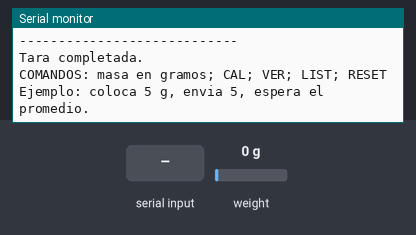
The sketch below on a simulated ESP32. Parts: the last lines printed to the serial monitor. Inputs (shaded band) come from the test bench; at power-on: weight on the scale 0 g.

Above: at 10.2 s.
10.3 s: "CAL\n" received over Serial
At 10.9 s:
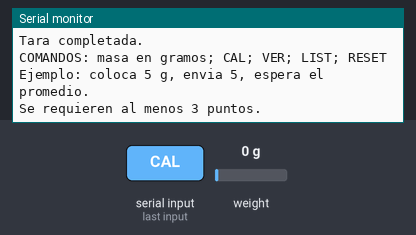
11.8 s: "VER\n" received over Serial
At 13.0 s:
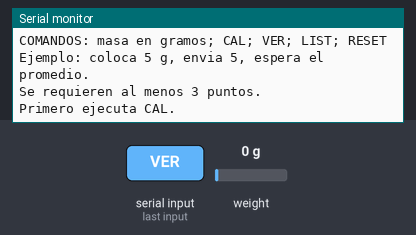
13.3 s: "LIST\n" received over Serial
At 14.4 s:
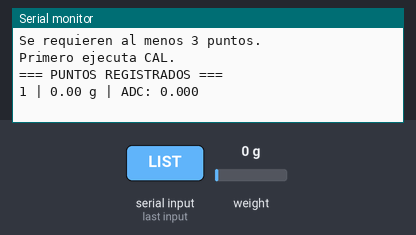
14.8 s: "0\n" received over Serial
At 15.5 s:
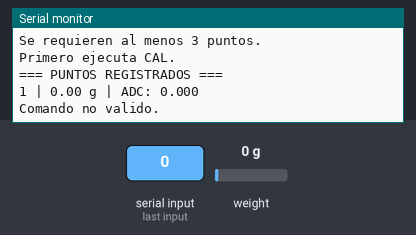

The sketch:

calibracion_multipunto_hx711.ino
```cpp
#include <Arduino.h>
#include <math.h>
#include <stdlib.h>
#include "HX711.h"

// LIGURA | TRL 3 | Calibracion multipunto ESP32 + HX711
// Firmware del procedimiento experimental del 05/11/2026.
// Las lecturas ADC se registran relativas a la tara.

#define HX_DOUT 32
#define HX_SCK  33

HX711 celda;
const int NUM_MUESTRAS = 30;
const int MAX_PUNTOS = 20;

float masas[MAX_PUNTOS];
float lecturas[MAX_PUNTOS];
int numPuntos = 0;
float pendiente = 0;
float intercepto = 0;
float r2 = 0;
bool calibrado = false;
bool disponible = false;

void registrarPunto(float masa) {
  if (numPuntos >= MAX_PUNTOS) {
    Serial.println("ERROR: limite de puntos alcanzado.");
    return;
  }
  if (!celda.wait_ready_timeout(3000)) {
    Serial.println("ERROR: HX711 no disponible.");
    return;
  }
  Serial.println("----------------------------");
  Serial.print("Masa de referencia: ");
  Serial.print(masa, 2);
  Serial.println(" g");
  Serial.print("Tomando ");
  Serial.print(NUM_MUESTRAS);
  Serial.println(" muestras...");
  // La biblioteca de bogde devuelve el promedio del valor corregido por la tara.
  // get_value(n) redondea el promedio a un entero (long).
  float lectura = celda.get_value(NUM_MUESTRAS);
  masas[numPuntos] = masa;
  lecturas[numPuntos] = lectura;
  numPuntos++;
  calibrado = false;
  Serial.print("Lectura ADC promedio: ");
  Serial.println(lectura, 3);
  Serial.print("Punto registrado: ");
  Serial.println(numPuntos);
  Serial.println("----------------------------");
}

void calcularCalibracion() {
  if (numPuntos < 3) {
    Serial.println("Se requieren al menos 3 puntos.");
    return;
  }
  double sx = 0, sy = 0, sxx = 0, sxy = 0;
  for (int i = 0; i < numPuntos; i++) {
    double x = masas[i], y = lecturas[i];
    sx += x;
    sy += y;
    sxx += x*x;
    sxy += x*y;
  }
  double denominador = numPuntos*sxx - sx*sx;
  if (fabs(denominador) < 1e-9) {
    Serial.println("ERROR: masas insuficientemente distintas.");
    return;
  }
  pendiente = (numPuntos*sxy - sx*sy) / denominador;
  intercepto = (sy - pendiente*sx) / numPuntos;
  if (fabs(pendiente) < 1e-6) {
    Serial.println("ERROR: pendiente invalida.");
    return;
  }
  double promedioY = sy / numPuntos;
  double ssTotal = 0, ssError = 0;
  Serial.println("==================================");
  Serial.println("RESULTADOS DE CALIBRACION");
  Serial.println("==================================");
  for (int i = 0; i < numPuntos; i++) {
    double estimada = (lecturas[i] - intercepto) / pendiente;
    double error = estimada - masas[i];
    double yEstimada = intercepto + pendiente*masas[i];
    ssTotal += pow(lecturas[i]-promedioY,2);
    ssError += pow(lecturas[i]-yEstimada,2);
    Serial.print("Real: "); Serial.print(masas[i],2);
    Serial.print(" g | Estimada: "); Serial.print(estimada,3);
    Serial.print(" g | Error: "); Serial.print(error,3);
    Serial.println(" g");
  }
  r2 = ssTotal > 0 ? 1.0 - ssError/ssTotal : 0;
  calibrado = true;
  Serial.print("Pendiente (ADC/g): "); Serial.println(pendiente,6);
  Serial.print("Intercepto (ADC): "); Serial.println(intercepto,6);
  Serial.print("R2: "); Serial.println(r2,6);
  Serial.println("Ecuacion: masa=(ADC-intercepto)/pendiente");
  Serial.println("CALIBRACION FINALIZADA");
}

void verificarMedicion() {
  if (!calibrado) {
    Serial.println("Primero ejecuta CAL.");
    return;
  }
  if (!celda.wait_ready_timeout(3000)) {
    Serial.println("HX711 no responde.");
    return;
  }
  float adc = celda.get_value(NUM_MUESTRAS);
  float masa = (adc - intercepto) / pendiente;
  Serial.println("=== VERIFICACION ===");
  Serial.print("ADC: "); Serial.println(adc,3);
  Serial.print("Masa: "); Serial.print(masa,3); Serial.println(" g");
  Serial.print("Fuerza equivalente: ");
  Serial.print(masa*0.00980665f,5);
  Serial.println(" N");
}

void listarPuntos() {
  Serial.println("=== PUNTOS REGISTRADOS ===");
  for (int i = 0; i < numPuntos; i++) {
    Serial.print(i+1); Serial.print(" | ");
    Serial.print(masas[i],2); Serial.print(" g | ADC: ");
    Serial.println(lecturas[i],3);
  }
}

void reiniciar() {
  if (!celda.wait_ready_timeout(3000)) {
    Serial.println("HX711 no responde.");
    return;
  }
  Serial.println("Retira todas las pesas.");
  Serial.println("Realizando tara...");
  delay(2000);
  celda.set_scale(1.0f);
  celda.tare(NUM_MUESTRAS);
  numPuntos = 0;
  calibrado = false;
  registrarPunto(0);
  Serial.println("Tara completada.");
}

void setup() {
  Serial.begin(115200);
  Serial.setTimeout(1000);
  delay(1000);
  celda.begin(HX_DOUT,HX_SCK);
  Serial.println("LIGURA - CALIBRACION MULTIPUNTO");
  Serial.println("Celda de carga: 1 kg");
  disponible = celda.wait_ready_timeout(5000);
  if (!disponible) {
    Serial.println("ERROR: HX711 no detectado; reinicia tras revisar cableado.");
    return;
  }
  reiniciar();
  Serial.println("COMANDOS: masa en gramos; CAL; VER; LIST; RESET");
  Serial.println("Ejemplo: coloca 5 g, envia 5, espera el promedio.");
}

void loop() {
  if (!disponible || !Serial.available()) return;
  String comando = Serial.readStringUntil('\n');
  comando.trim();
  comando.toUpperCase();
  if (comando == "CAL") calcularCalibracion();
  else if (comando == "VER") verificarMedicion();
  else if (comando == "LIST") listarPuntos();
  else if (comando == "RESET") reiniciar();
  else {
    char *fin = nullptr;
    float masa = strtof(comando.c_str(), &fin);
    if (fin != comando.c_str() && *fin == '\0' && isfinite(masa)
        && masa > 0 && masa <= 1000) registrarPunto(masa);
    else Serial.println("Comando no valido.");
  }
}
```

Measured:
- after the input at 10.3 s, the serial monitor: prints a new line at once (image 1)
- after the input at 11.8 s, the serial monitor: prints a new line at once (image 2)
- after the input at 13.3 s, the serial monitor: prints a new line at once (image 3)
- after the input at 14.8 s, the serial monitor: prints a new line at once (image 4)
